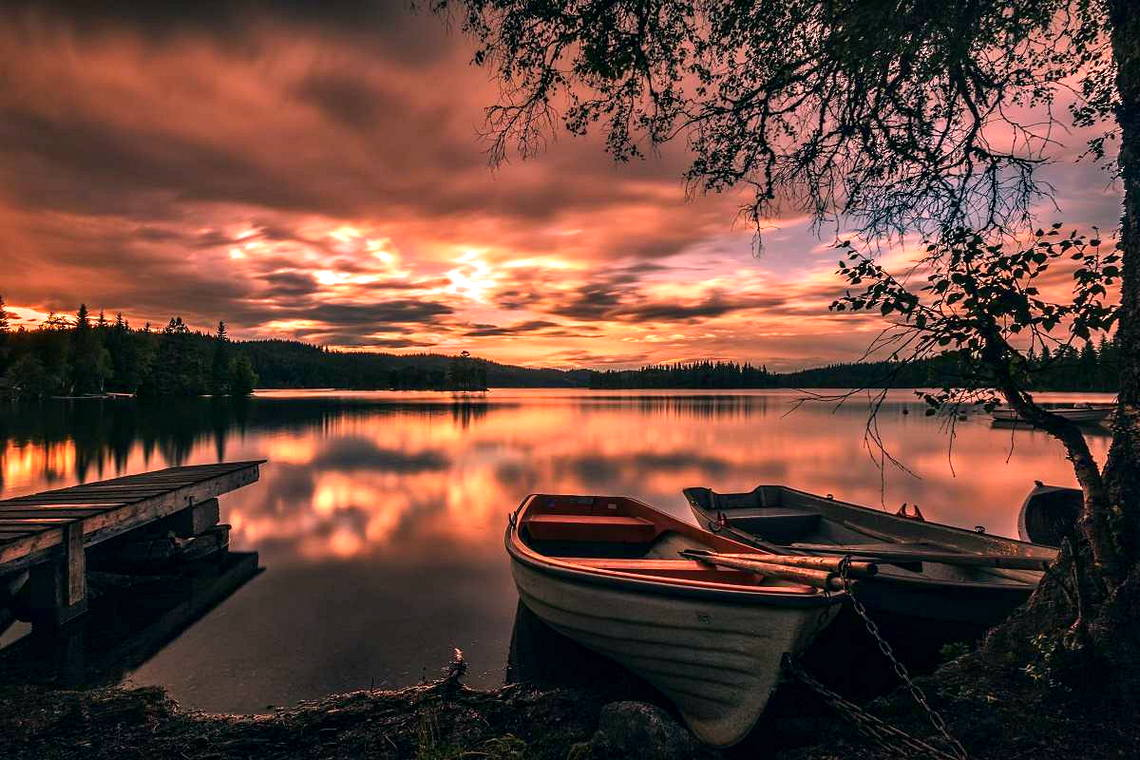
#> input picture Tugas 4/pemandangan.jpg, 1140 x 760 px
$ python 'Gaussian Highpass Filter.py'
#> lines starting #> are read from the running program, lines starting #| are printed output that depends on the picture
import cv2
import numpy as np
import matplotlib.pyplot as plt

# Baca gambar grayscale
img = cv2.imread('pemandangan.jpg', 0)
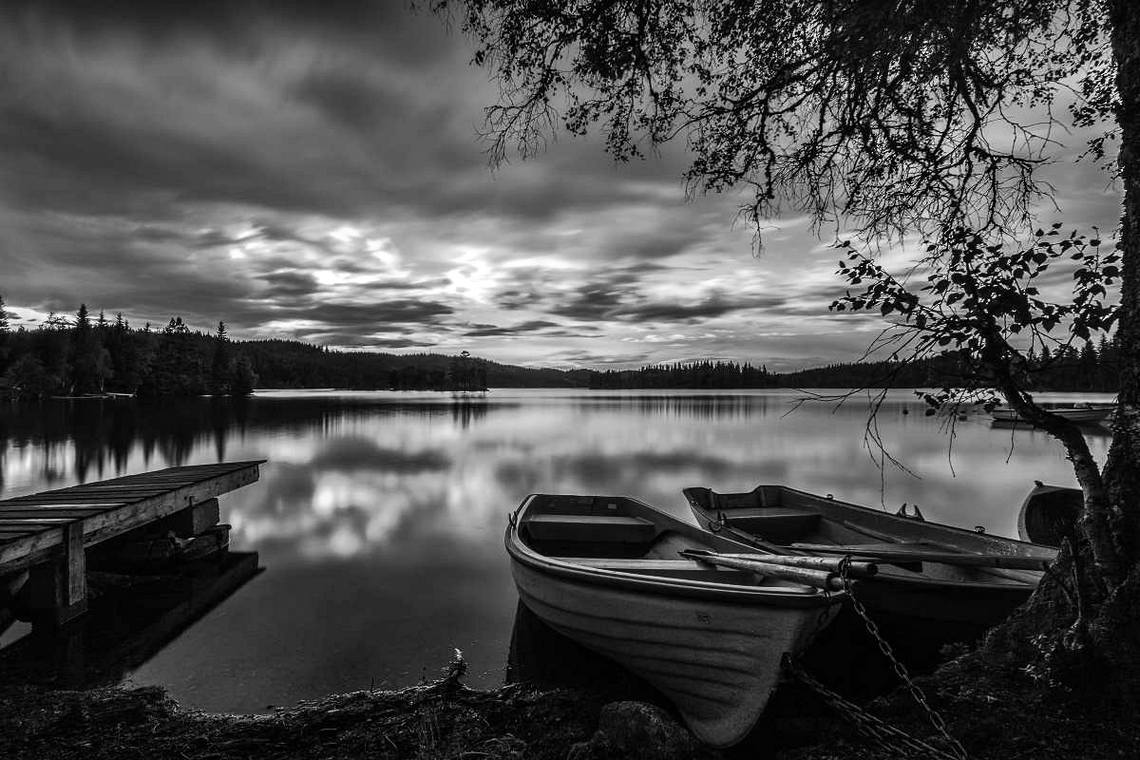
#> img: shape (760, 1140); min 0, max 255, mean 77.7

# Lakukan transformasi Fourier pada gambar
f = np.fft.fft2(img)
fshift = np.fft.fftshift(f)

# Buat filter Gaussian Highpass
rows, cols = img.shape
#> rows = 760; cols = 1140
crow, ccol = rows // 2, cols // 2
#> crow = 380; ccol = 570
d0 = 30
gaussian_hp = np.zeros((rows, cols), np.float32)
for i in range(rows):
    for j in range(cols):
        d = np.sqrt((i - crow) ** 2 + (j - ccol) ** 2)
        gaussian_hp[i, j] = 1 - np.exp(-(d ** 2) / (2 * (d0 ** 2)))
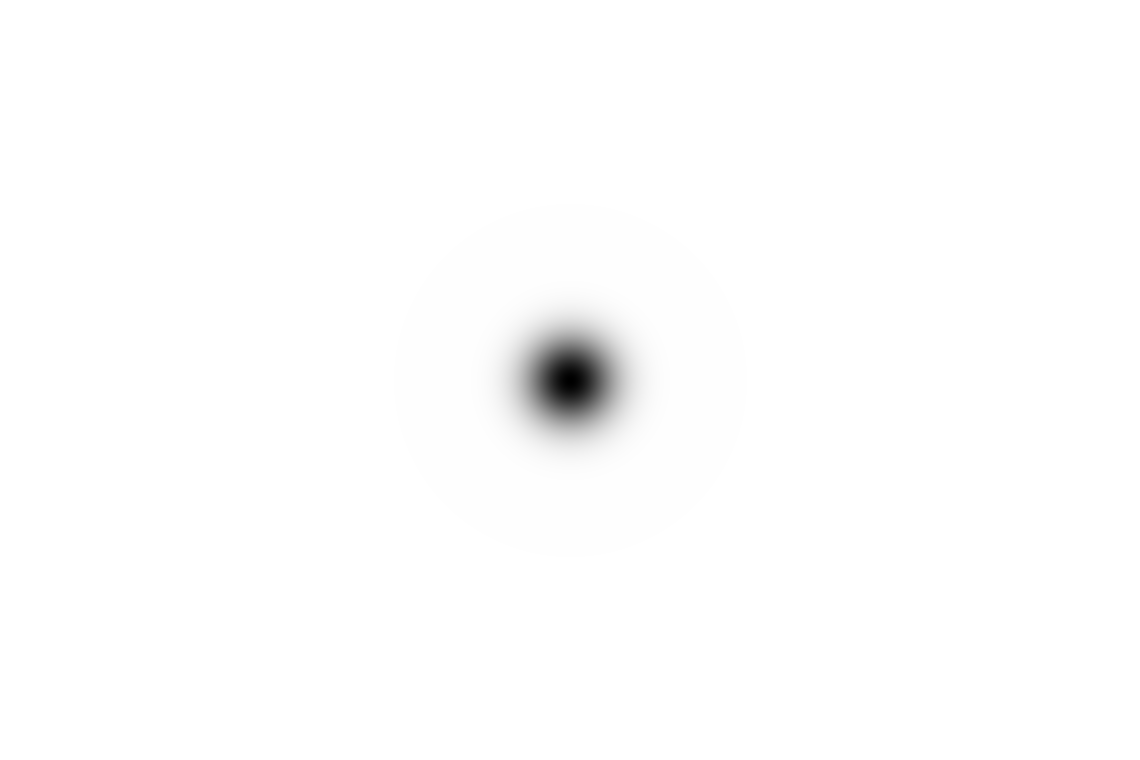
#> gaussian_hp: shape (760, 1140) float32; min 0, max 1, mean 0.993

# Terapkan filter pada spektrum frekuensi
fshift_filtered = fshift * gaussian_hp

# Geser kembali nol frekuensi ke kiri atas
f_ishift = np.fft.ifftshift(fshift_filtered)

# Lakukan inverse Fourier Transform
img_back = np.fft.ifft2(f_ishift)
img_back = np.abs(img_back)
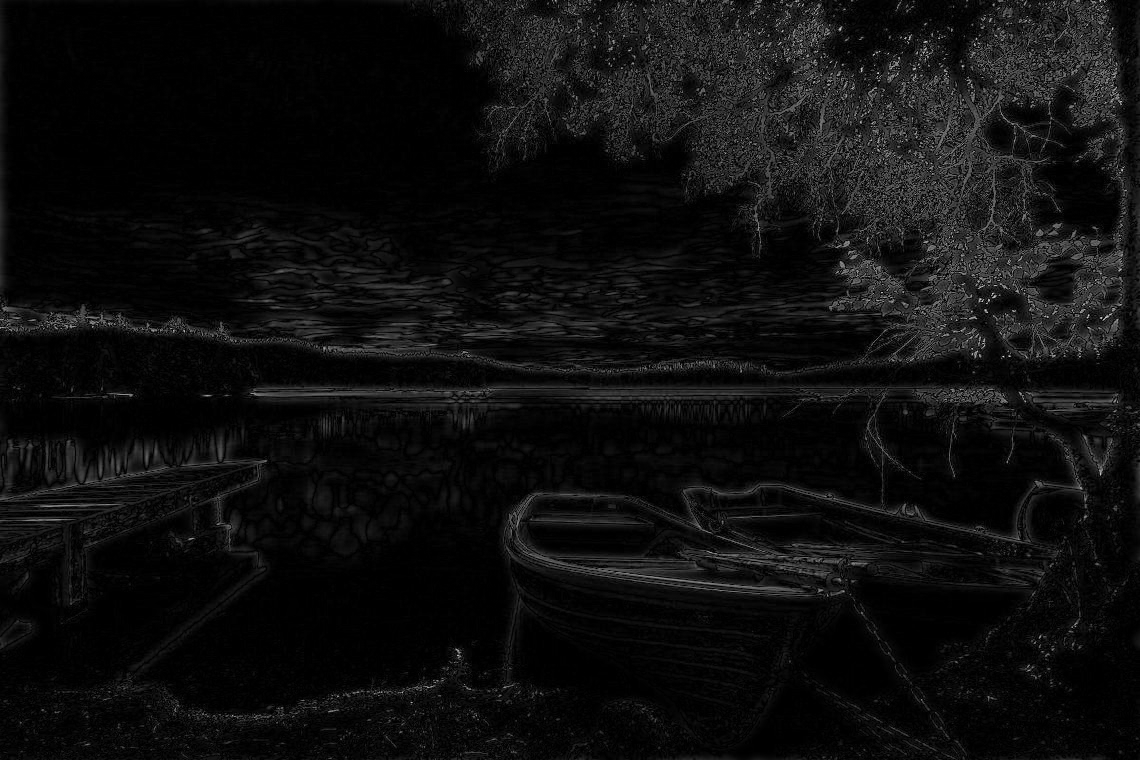
#> img_back: shape (760, 1140) float64; min 3.31e-06, max 227, mean 14.7

# Tampilkan gambar asli dan hasil filter
plt.subplot(121), plt.imshow(img, cmap='gray')
plt.title('Input Image'), plt.xticks([]), plt.yticks([])
plt.subplot(122), plt.imshow(img_back, cmap='gray')
plt.title('Gaussian Highpass Filtered Image'), plt.xticks([]), plt.yticks([])
plt.show()
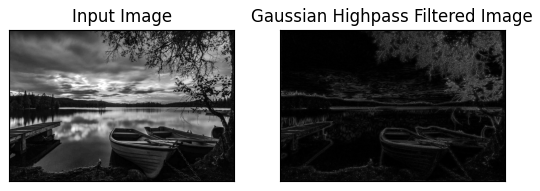
#> figure drawn by matplotlib, 2 panels

$ run again, with Tugas 4/foto1.jpeg copied over Tugas 4/pemandangan.jpg
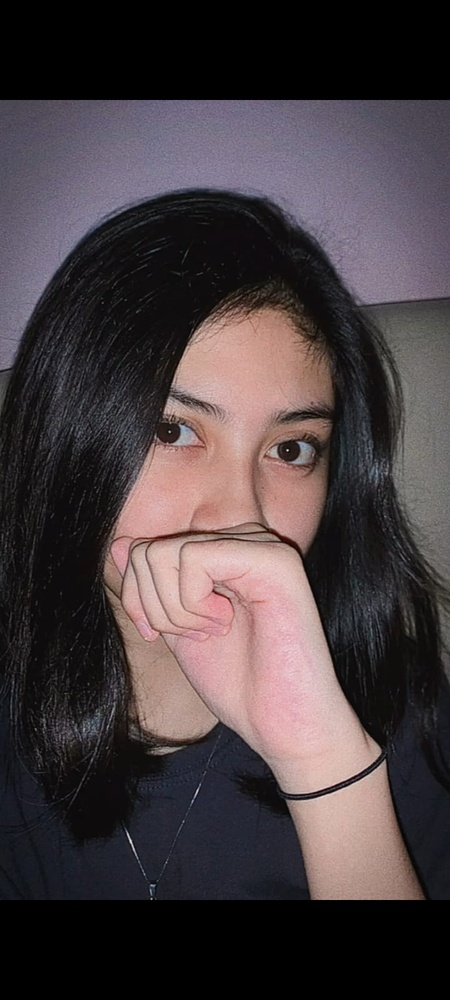
#> input picture Tugas 4/foto1.jpeg, 450 x 1000 px, shrunk from 720 x 1600 before the run
#> after the loop `for i in range(rows):`:
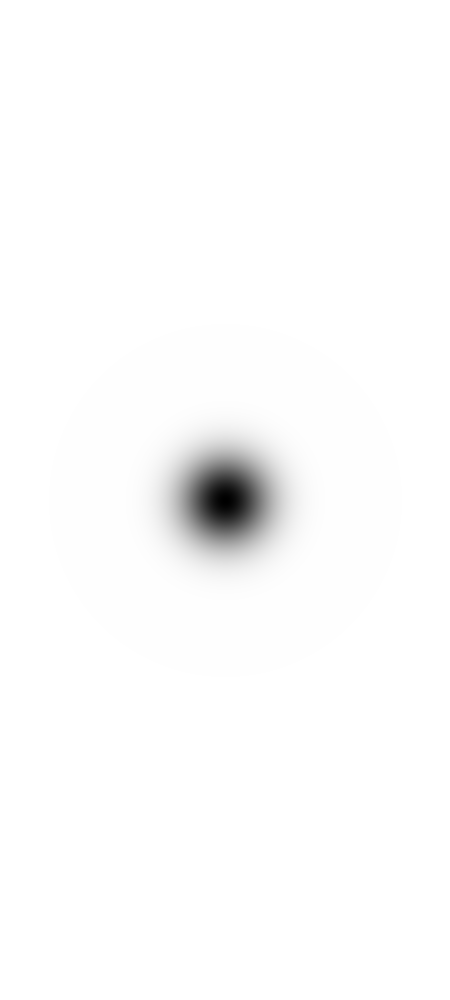
#> gaussian_hp: shape (1000, 450) float32; min 0, max 1, mean 0.987
#> `plt.show()`:
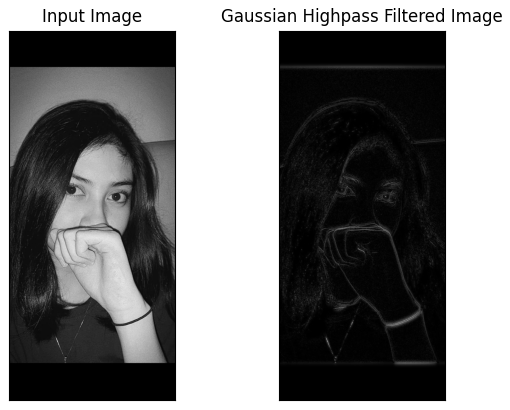
#> figure drawn by matplotlib, 2 panels
